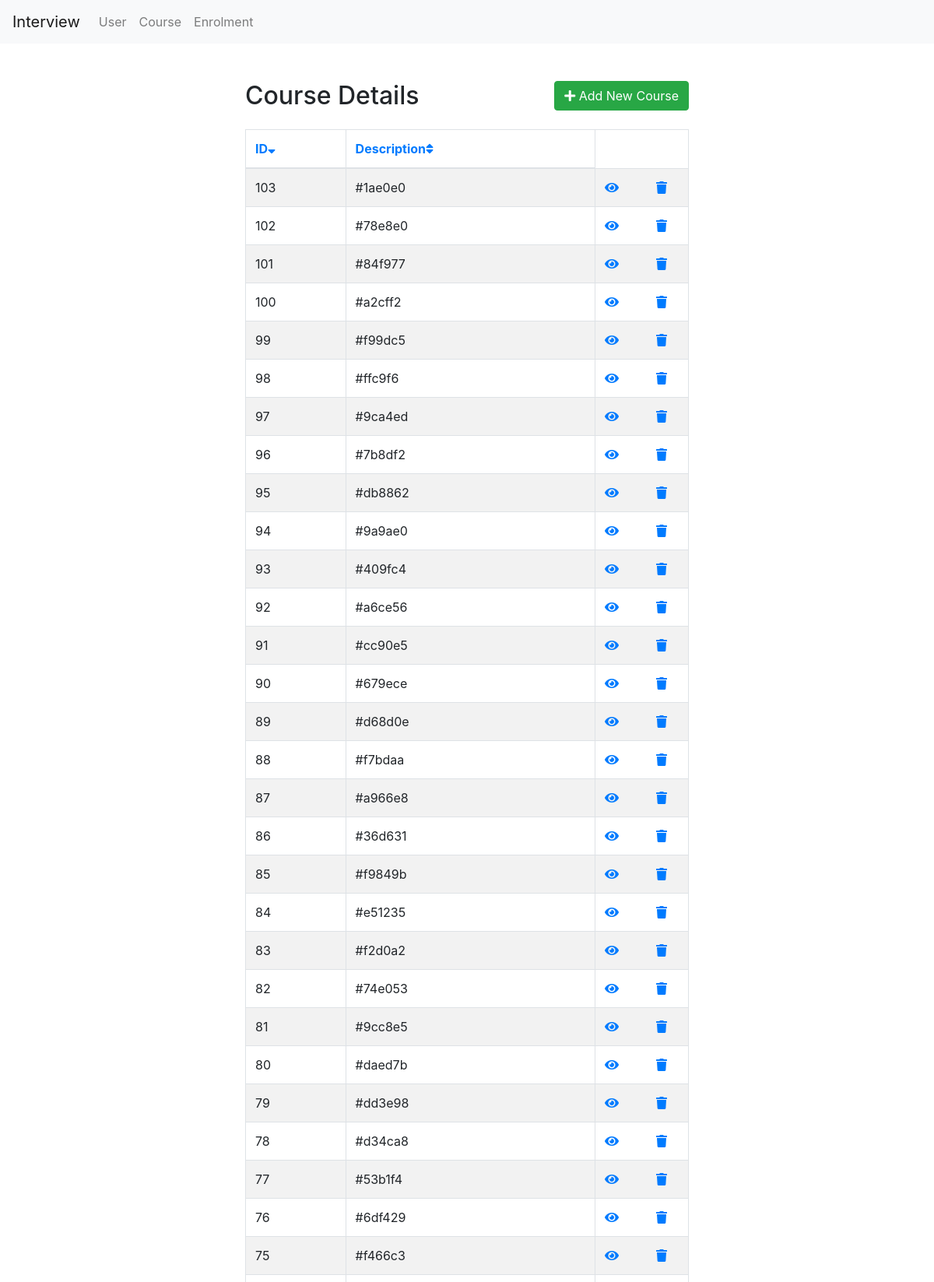
Screenshot of /Course/index.php?column=ID&order=desc (upper part) with the database file from the repository.
### tables this page shows
CREATE TABLE `course` (
  `ID` int(11) NOT NULL,
  `description` varchar(255) NOT NULL
);

### Course/index.php (the view, shortened to what this page needs)
<!DOCTYPE html>
<html lang="en">
<head>
    <link rel="stylesheet" href="https://stackpath.bootstrapcdn.com/bootstrap/4.5.2/css/bootstrap.min.css">
    <link rel="stylesheet" href="https://maxcdn.bootstrapcdn.com/font-awesome/4.7.0/css/font-awesome.min.css">
    <link rel="stylesheet" href="https://use.fontawesome.com/releases/v5.3.1/css/all.css">
</head>
<body>
<nav class="navbar navbar-expand-lg navbar-light bg-light">
        <a class="navbar-brand" href="<?php echo 'http://localhost/interview'; ?>">Interview</a>
        <div class="collapse navbar-collapse" id="navbarNavAltMarkup">
            <div class="navbar-nav">
                <a class="nav-item nav-link" href="<?php echo 'http://localhost/interview/User/index.php'; ?>">User</a>
                <a class="nav-item nav-link" href="<?php echo 'http://localhost/interview/Course/index.php'; ?>">Course</a>
                <a class="nav-item nav-link " href="<?php echo 'http://localhost/interview/Enrolment/index.php'; ?>">Enrolment</a>
            </div>
        </div>
    </nav>
    <div class="wrapper">
        <div class="container-fluid">
            <div class="row">
                <div class="col-md-12">
                    <div class="mt-5 mb-3 clearfix">
                        <h2 class="pull-left">Course Details</h2>
                        <a href="create.php" class="btn btn-success pull-right"><i class="fa fa-plus"></i> Add New Course</a>
                    </div>
                    <?php
                    require_once "../config.php";
                    $columns = array('ID','description');
                    $column = isset($_GET['column']) && in_array($_GET['column'], $columns) ? $_GET['column'] : $columns[0];
                    $sort_order = isset($_GET['order']) && strtolower($_GET['order']) == 'desc' ? 'DESC' : 'ASC';
                    $sql = "SELECT * FROM course ORDER BY " .  $column . ' ' . $sort_order;
                    $up_or_down = str_replace(array('ASC','DESC'), array('up','down'), $sort_order);
                    $asc_or_desc = $sort_order == 'ASC' ? 'desc' : 'asc';
                    if($result = mysqli_query($link, $sql)){
                        if(mysqli_num_rows($result) > 0){
                            ?>
                            <table class="table table-bordered table-striped">
                                <thead>
                                    <tr>
                                       <th><a href="index.php?column=ID&order=<?php echo $asc_or_desc; ?>">ID<i class="fas fa-sort<?php echo $column == 'ID' ? '-' . $up_or_down : ''; ?>"></i></a></th>
                                        <th><a href="index.php?column=Description&order=<?php echo $asc_or_desc; ?>">Description<i class="fas fa-sort<?php echo $column == 'Description' ? '-' . $up_or_down : ''; ?>"></i></a></th>
                                    </tr>
                                </thead>
                                <tbody>
                                    <?php
                                while($row = mysqli_fetch_array($result)){
                                    echo "<tr>";
                                        echo "<td>" . $row['ID'] . "</td>";
                                        echo "<td>" . $row['description'] . "</td>";
                                        echo "<td>";
                                            echo '<a href="read.php?id='. $row['ID'] .'" class="mr-3" title="View Record" data-toggle="tooltip"><span class="fa fa-eye"></span></a>';
                                            echo '<a href="update.php?id='. $row['ID'] .'" class="mr-3" title="Update Record" data-toggle="tooltip"><span class="fa fa-pencil"></span></a>';
                                            echo '<a href="delete.php?id='. $row['ID'] .'" title="Delete Record" data-toggle="tooltip"><span class="fa fa-trash"></span></a>';
                                        echo "</td>";
                                    echo "</tr>";
                                }
                                echo "</tbody>";
                            echo "</table>";
                        } else{
                            echo '<div class="alert alert-danger"><em>No records were found.</em></div>';
                        }
                    } else{
                        echo "Oops! Something went wrong. Please try again later.";
                    }
                    ?>
                </div>
            </div>
        </div>
    </div>
</body>
</html>

### Course/index.php (style rules this page uses)
.wrapper { width: 600px; margin: 0 auto; }
table tr td:last-child { width: 120px; }

### rows the page displays
course: ID "103", description "#1ae0e0"
course: ID "102", description "#78e8e0"
course: ID "101", description "#84f977"
course: ID "100", description "#a2cff2"
course: ID "99", description "#f99dc5"
course: ID "98", description "#ffc9f6"
course: ID "97", description "#9ca4ed"
course: ID "96", description "#7b8df2"
course: ID "95", description "#db8862"
course: ID "94", description "#9a9ae0"
course: ID "93", description "#409fc4"
course: ID "92", description "#a6ce56"
course: ID "91", description "#cc90e5"
course: ID "90", description "#679ece"
course: ID "89", description "#d68d0e"
course: ID "88", description "#f7bdaa"
course: ID "87", description "#a966e8"
course: ID "86", description "#36d631"
course: ID "85", description "#f9849b"
course: ID "84", description "#e51235"
course: ID "83", description "#f2d0a2"
course: ID "82", description "#74e053"
course: ID "81", description "#9cc8e5"
course: ID "80", description "#daed7b"
course: ID "79", description "#dd3e98"
course: ID "78", description "#d34ca8"
course: ID "77", description "#53b1f4"
course: ID "76", description "#6df429"
course: ID "75", description "#f466c3"
